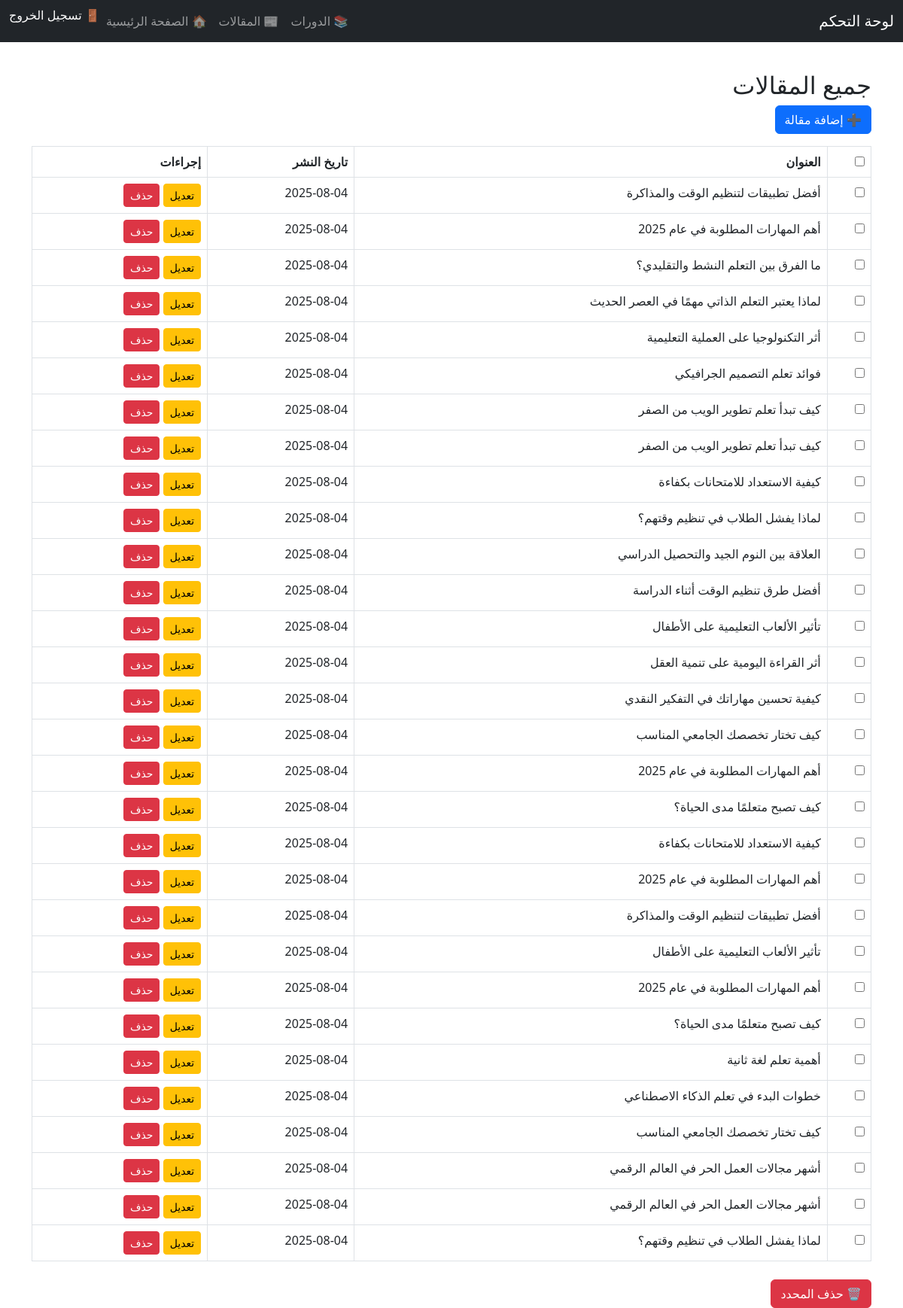
The page /ar/dashboard/posts/ (signed in) on the database its author committed.
### blog/models.py (models this page shows, shortened)
class Post(models.Model):
    title = models.CharField(max_length=200, verbose_name=_("عنوان المقال"))
    slug = models.SlugField(unique=True, allow_unicode=True, blank=True, verbose_name=_("الرابط"))
    author = models.ForeignKey(User, on_delete=models.CASCADE, verbose_name=_("الكاتب"))
    content = models.TextField(verbose_name=_("محتوى المقال"))
    image = models.ImageField(upload_to='blog_images/', null=True, blank=True, verbose_name=_("صورة المقال"))
    created_at = models.DateTimeField(auto_now_add=True, verbose_name=_("تاريخ النشر"))
    updated_at = models.DateTimeField(auto_now=True, verbose_name=_("آخر تحديث"))
    is_published = models.BooleanField(default=True, verbose_name=_("منشور"))
    class Meta:
        verbose_name = _("مقال")
        verbose_name_plural = _("مقالات")
        ordering = ['-created_at']

### dashboard/views.py (the view)
# urls.py: path('posts/', views.post_list, name='post_list'),
@user_passes_test(is_admin)
def post_list(request):
    posts = Post.objects.all()
    return render(request, "dashboard/blog/post_list.html", {"posts": posts})

### dashboard/views.py (called while the page is built)
def is_admin(user):
    return user.is_authenticated and user.is_staff

### dashboard/templates/dashboard/blog/post_list.html (shortened to what this page needs)
{% extends "dashboard/base.html" %}
{% load i18n %}
{% block content %}
<h2>{% trans "جميع المقالات" %}</h2>
<a class="btn btn-primary mb-3" href="{% url 'dashboard:add_post' %}">➕ {% trans "إضافة مقالة" %}</a>
<form method="post" action="{% url 'dashboard:confirm_bulk_delete' %}">
  <table class="table table-bordered">
      <thead>
          <tr>
              <th><input type="checkbox" id="select-all"></th>
              <th>{% trans "العنوان" %}</th>
              <th>{% trans "تاريخ النشر" %}</th>
              <th>{% trans "إجراءات" %}</th>
          </tr>
      </thead>
      <tbody>
          {% for post in posts %}
          <tr>
              <td><input type="checkbox" name="selected_posts" value="{{ post.id }}"></td>
              <td>{{ post.title }}</td>
              <td>{{ post.created_at|date:"Y-m-d" }}</td>
              <td>
                  <a class="btn btn-sm btn-warning" href="{% url 'dashboard:edit_post' post.id %}">{% trans "تعديل" %}</a>
                  <a class="btn btn-sm btn-danger" href="{% url 'dashboard:delete_post' post.id %}">{% trans "حذف" %}</a>
              </td>
          </tr>
          {% empty %}
          <tr>
              <td colspan="4">{% trans "لا توجد مقالات حاليًا." %}</td>
          </tr>
          {% endfor %}
      </tbody>
  </table>
  <button type="submit" class="btn btn-danger mt-2">{% trans "🗑 حذف المحدد" %}</button>
</form>
{% endblock %}

### dashboard/templates/dashboard/base.html (style rules this page uses)
body { padding-top: 70px; }

### rows shown on the page
Post: title "أفضل تطبيقات لتنظيم الوقت والمذاكرة", created_at "2025-08-04"
Post: title "أهم المهارات المطلوبة في عام 2025", created_at "2025-08-04"
Post: title "ما الفرق بين التعلم النشط والتقليدي؟", created_at "2025-08-04"
Post: title "لماذا يعتبر التعلم الذاتي مهمًا في العصر الحديث", created_at "2025-08-04"
Post: title "أثر التكنولوجيا على العملية التعليمية", created_at "2025-08-04"
Post: title "فوائد تعلم التصميم الجرافيكي", created_at "2025-08-04"
Post: title "كيف تبدأ تعلم تطوير الويب من الصفر", created_at "2025-08-04"
Post: title "كيف تبدأ تعلم تطوير الويب من الصفر", created_at "2025-08-04"
Post: title "كيفية الاستعداد للامتحانات بكفاءة", created_at "2025-08-04"
Post: title "لماذا يفشل الطلاب في تنظيم وقتهم؟", created_at "2025-08-04"
Post: title "العلاقة بين النوم الجيد والتحصيل الدراسي", created_at "2025-08-04"
Post: title "أفضل طرق تنظيم الوقت أثناء الدراسة", created_at "2025-08-04"
Post: title "تأثير الألعاب التعليمية على الأطفال", created_at "2025-08-04"
Post: title "أثر القراءة اليومية على تنمية العقل", created_at "2025-08-04"
Post: title "كيفية تحسين مهاراتك في التفكير النقدي", created_at "2025-08-04"
Post: title "كيف تختار تخصصك الجامعي المناسب", created_at "2025-08-04"
Post: title "أهم المهارات المطلوبة في عام 2025", created_at "2025-08-04"
Post: title "كيف تصبح متعلمًا مدى الحياة؟", created_at "2025-08-04"
Post: title "كيفية الاستعداد للامتحانات بكفاءة", created_at "2025-08-04"
Post: title "أهم المهارات المطلوبة في عام 2025", created_at "2025-08-04"
Post: title "أفضل تطبيقات لتنظيم الوقت والمذاكرة", created_at "2025-08-04"
Post: title "تأثير الألعاب التعليمية على الأطفال", created_at "2025-08-04"
Post: title "أهم المهارات المطلوبة في عام 2025", created_at "2025-08-04"
Post: title "كيف تصبح متعلمًا مدى الحياة؟", created_at "2025-08-04"
Post: title "أهمية تعلم لغة ثانية", created_at "2025-08-04"
Post: title "خطوات البدء في تعلم الذكاء الاصطناعي", created_at "2025-08-04"
Post: title "كيف تختار تخصصك الجامعي المناسب", created_at "2025-08-04"
Post: title "أشهر مجالات العمل الحر في العالم الرقمي", created_at "2025-08-04"
Post: title "أشهر مجالات العمل الحر في العالم الرقمي", created_at "2025-08-04"
Post: title "لماذا يفشل الطلاب في تنظيم وقتهم؟", created_at "2025-08-04"
